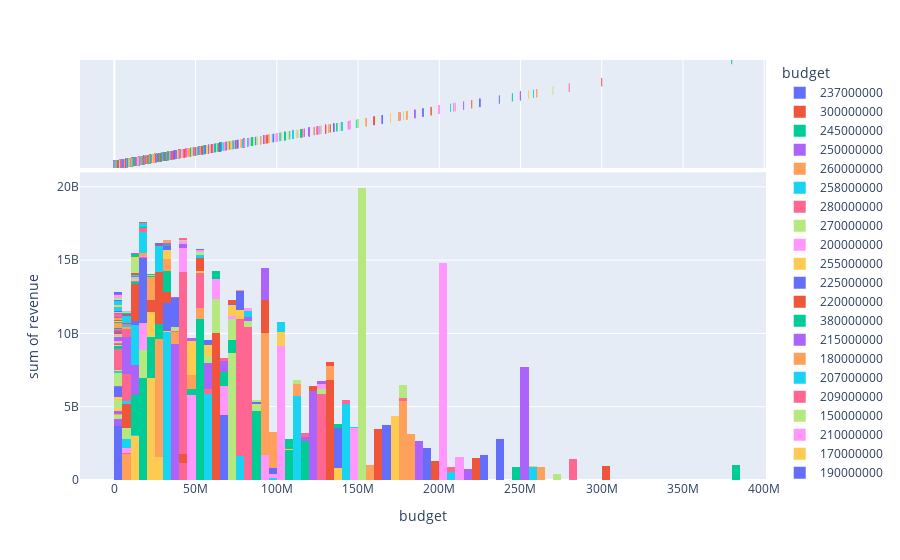

This figure's notebook cell:
### Markdown cell above
# More than 25% film could not sell any ticket

### Code cell
# To see more about revenue and budget
import plotly.express as px
fig = px.histogram(df_budget_revenue, x="budget", y="revenue", color="budget", marginal="rug", hover_data=df_budget_revenue.columns)
fig.show()
